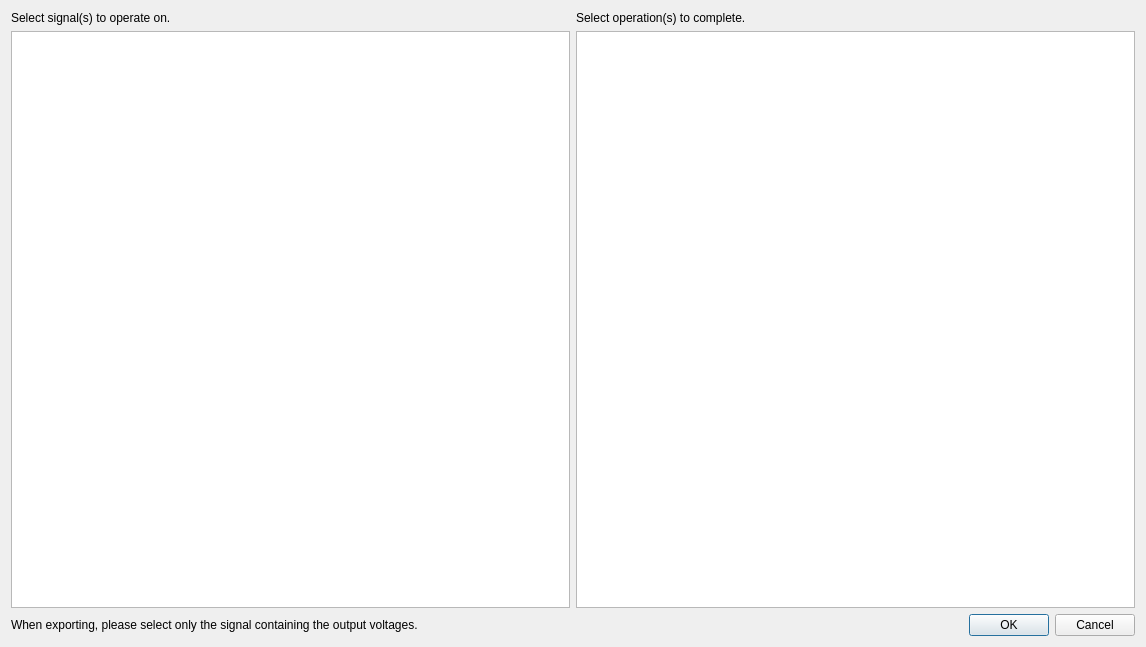
<?xml version="1.0" encoding="UTF-8"?>
<ui version="4.0">
 <class>Dialog</class>
 <widget class="QDialog" name="Dialog">
  <property name="geometry">
   <rect>
    <x>0</x>
    <y>0</y>
    <width>1146</width>
    <height>647</height>
   </rect>
  </property>
  <property name="windowTitle">
   <string>Dialog</string>
  </property>
  <layout class="QGridLayout" name="gridLayout">
   <item row="1" column="1">
    <widget class="QListWidget" name="operationList"/>
   </item>
   <item row="2" column="1">
    <widget class="QDialogButtonBox" name="buttonBox">
     <property name="standardButtons">
      <set>QDialogButtonBox::Cancel|QDialogButtonBox::Ok</set>
     </property>
    </widget>
   </item>
   <item row="1" column="0">
    <widget class="QListWidget" name="signalList"/>
   </item>
   <item row="0" column="0">
    <widget class="QLabel" name="signalLabel">
     <property name="text">
      <string>Select signal(s) to operate on.</string>
     </property>
    </widget>
   </item>
   <item row="0" column="1">
    <widget class="QLabel" name="operationLabel">
     <property name="text">
      <string>Select operation(s) to complete.</string>
     </property>
    </widget>
   </item>
   <item row="2" column="0">
    <widget class="QLabel" name="label">
     <property name="text">
      <string>When exporting, please select only the signal containing the output voltages.</string>
     </property>
     <property name="wordWrap">
      <bool>true</bool>
     </property>
    </widget>
   </item>
  </layout>
 </widget>
 <resources/>
 <connections/>
</ui>
